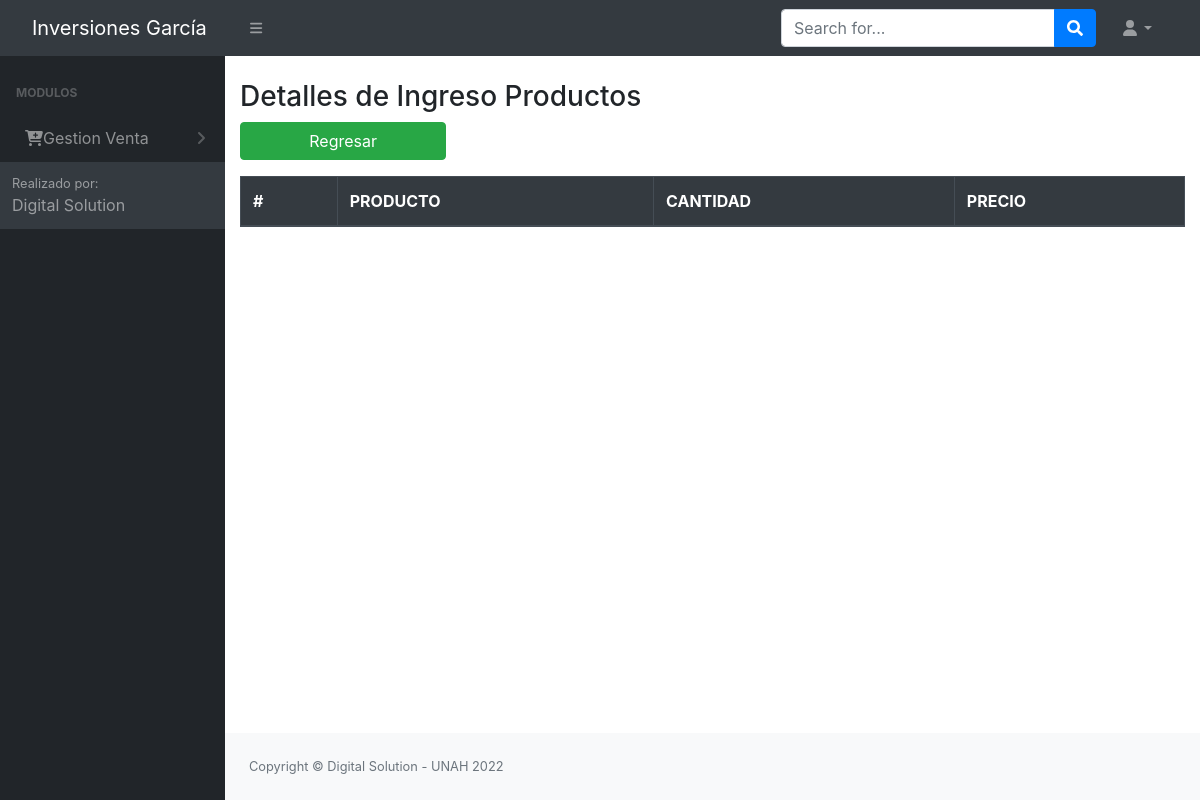
The app's page /src/vista_detalle_ingProd.php?id=6 (signed in), older data.
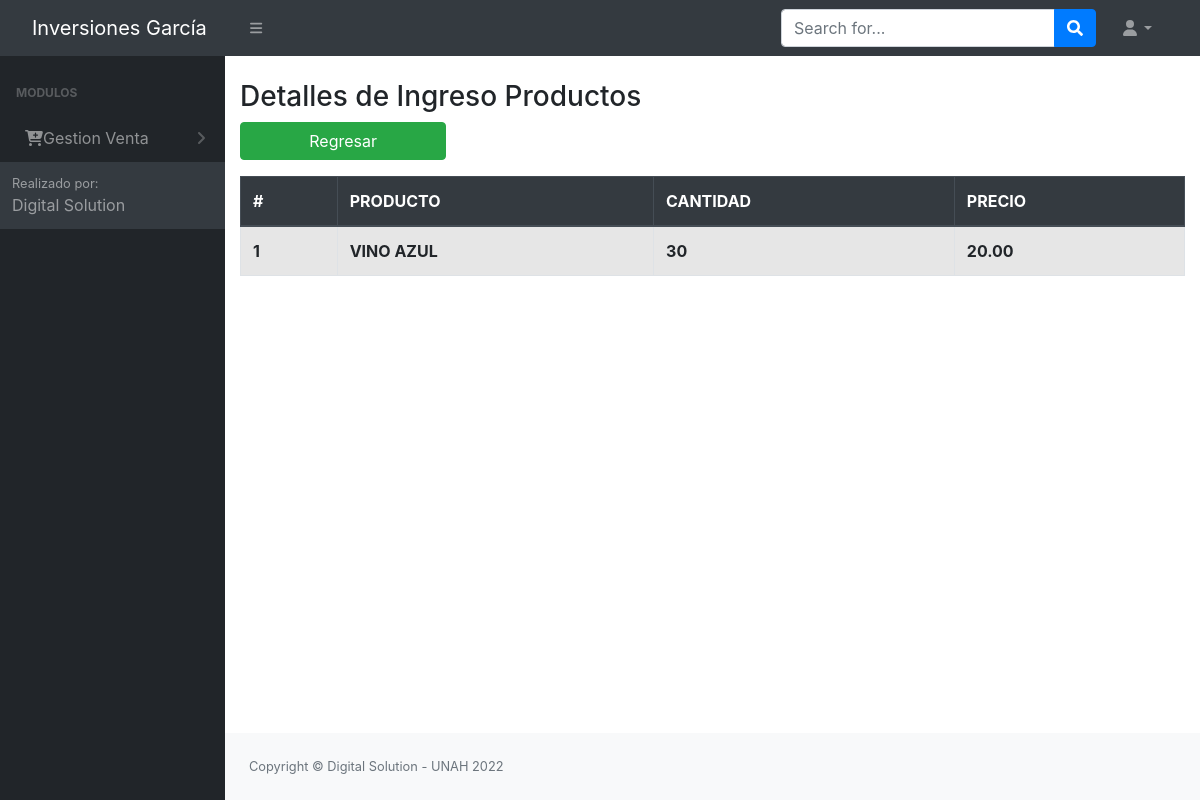
The same page, newer data.
### tables this page shows
CREATE TABLE `tbl_permisos` (
  `id_permiso` int(11) NOT NULL AUTO_INCREMENT,
  `id_rol` int(11) NOT NULL,
  `permiso_insercion` int(11) NOT NULL,
  `permiso_eliminacion` int(11) NOT NULL,
  `permiso_modificar` int(11) NOT NULL,
  `permiso_consultar` int(11) NOT NULL,
  `id_objeto` int(11) NOT NULL,
  `pdf` int(11) NOT NULL,
  PRIMARY KEY (`id_permiso`),
  KEY `id_objeto` (`id_objeto`),
  KEY `id_rol` (`id_rol`)
);

CREATE TABLE `tbl_modulos` (
  `id_objeto` int(11) NOT NULL AUTO_INCREMENT,
  `Objeto` varchar(100) NOT NULL,
  `descripcion_objeto` varchar(30) NOT NULL,
  `id_padre` int(11) NOT NULL,
  `URL` varchar(100) NOT NULL,
  PRIMARY KEY (`id_objeto`)
);

CREATE TABLE `tbl_detalle_ingreso_producto` (
  `id` int(11) NOT NULL AUTO_INCREMENT,
  `codproducto` int(11) NOT NULL,
  `id_ingreso` int(11) NOT NULL,
  `cantidad` int(11) NOT NULL,
  `precio` decimal(10,2) NOT NULL,
  PRIMARY KEY (`id`),
  KEY `id_ingreso` (`id_ingreso`),
  KEY `id_producto` (`codproducto`),
  KEY `codproducto` (`codproducto`)
);

CREATE TABLE `tbl_producto` (
  `codproducto` int(11) NOT NULL AUTO_INCREMENT,
  `id_categoria` int(11) NOT NULL,
  `id_tipo_producto` int(11) NOT NULL,
  `descripcion` varchar(200) NOT NULL,
  `precio_venta` decimal(10,2) NOT NULL,
  `existencia` int(11) NOT NULL,
  `cantidad_minima` int(11) NOT NULL,
  `cantidad_maxima` int(11) NOT NULL,
  `estado` int(11) NOT NULL DEFAULT 1,
  PRIMARY KEY (`codproducto`),
  KEY `id_categoria` (`id_categoria`,`id_tipo_producto`)
);

### config/conex.php (called while the page is built, shortened)
<?php
     function getConexion()
    {
        $db = new PDO('mysql:host=localhost:3306;dbname=bd_inversiones_garcia', 'root', '');
        return $db;
    }
?>

### modelos/modelo_principal.php (called while the page is built, shortened)
<?php
class ModeloPrincipal
{
    private $db;
    private $datos;
    public function __construct()
    {
        require_once '../config/conex.php';
        $this->db = getConexion();
    }
    public function insertargeneral($sql)
    {
        $this->db = getConexion();
        $resultado = $this->db->query($sql);
        if ($resultado) {
            return true;
        } else {
            return false;
        }
    }
    public function mostrargeneral($consulta)
    {
        $resu = $this->db->query($consulta);
        while ($filas = $resu->FETCHALL(PDO::FETCH_ASSOC)) {
            $this->datos[] = $filas;
        }
        return $this->datos;
    }
}

### controladores/controlador_detalle_IngProd.php (the view, shortened to what the changed rows need)
<?php
include_once '../modelos/modelo_principal.php';
class CompraContralador
{
    static public function mostrar($id)
    {
        $compras = new ModeloPrincipal();
        $matrizCompras = $compras->mostrargeneral("select tdc.*,tp.descripcion  from tbl_detalle_ingreso_producto tdc inner join tbl_producto tp on tdc.codproducto = tp.codproducto where tdc.id_ingreso = $id");
$i=1;
    foreach ($matrizCompras as $key => $value) {
            foreach ($value as $registro) {
                echo "<tr>";
                echo "<th>" . $i . "</th>";
                echo "<th>" . $registro['descripcion'] . "</th>";
                echo "<th>" . $registro['cantidad'] . "</th>";
                echo "<th>" . $registro['precio'] . "</th>";
                echo "</tr>";
             $i++;
            }
    }
    }
}

### Login/header.php (shortened to what the changed rows need)
<?php
include '../config/conn.php';
?>
<!DOCTYPE html>
<html lang="en">
    <head>
        <link href="https://cdn.jsdelivr.net/npm/simple-datatables@latest/dist/style.css" rel="stylesheet" />
        <link href="../dist/css/styles.css" rel="stylesheet" />
        <link rel="stylesheet" href="../Login/vendors/x/dist/notiflix-3.2.5.min.css" />
        <link rel="stylesheet" href="https://cdnjs.cloudflare.com/ajax/libs/twitter-bootstrap/4.1.3/css/bootstrap.css">
        <link rel="stylesheet" href="https://cdn.datatables.net/1.10.20/css/dataTables.bootstrap4.min.css">
        <link rel="stylesheet" type="text/css" href="assets/css/main.css">
        <link rel="stylesheet" type="text/css" href="assets/css/style.css">
        <link href="https://cdn.jsdelivr.net/npm/bootstrap@5.1.3/dist/css/bootstrap.min.css" rel="stylesheet">
        <link href="../dist/css/contenedor.css" rel="stylesheet" />
        <link href="../Login/vendors/bootstrap/dist/css/bootstrap.min.css" rel="stylesheet">
        <link rel="stylesheet" href="../Login/vendors/notiflix/dist/notiflix-3.2.5.min.css" />
        <link rel="stylesheet" href="https://cdnjs.cloudflare.com/ajax/libs/font-awesome/5.7.2/css/all.min.css" />
        <link rel="stylesheet" href="https://cdnjs.cloudflare.com/ajax/libs/simple-line-icons/2.4.1/css/simple-line-icons.css" />
        <link rel="stylesheet" href="https://cdn.datatables.net/1.10.19/css/jquery.dataTables.min.css" />
        <link rel="stylesheet" href="https://cdn.datatables.net/buttons/1.5.6/css/buttons.dataTables.min.css" />
    </head>
    <body class="sb-nav-fixed">
        <div id="layoutSidenav">
            <div id="layoutSidenav_nav">
                <nav class="sb-sidenav accordion sb-sidenav-dark" id="sidenavAccordion">
                    <div class="sb-sidenav-menu">
                        <div class="nav">
                            <div class="sb-sidenav-menu-heading">Modulos</div>
                            <?php
                            $rol = $_SESSION['rol'];
                            $result = mysqli_query($conn, "select * from tbl_modulos tm inner join tbl_permisos tp ON tm.ID_OBJETO = tp.ID_OBJETO where tm.ID_PADRE = 0 and tp.permiso_consultar = 1 and tp.ID_ROL = '$rol'"); ?>
                            <?php foreach ($result as $i) : ?>
                                <a class="nav-link collapsed" href="#" data-bs-toggle="collapse" data-bs-target="#pagesCollapsePersonas<?= $i['id_objeto'] ?>" aria-expanded="false" aria-controls="pagesCollapseError">
                                    &nbsp;&nbsp;<?= $i['Objeto'] ?>
                                    <div class="sb-sidenav-collapse-arrow"><i class="fas fa-angle-down"></i></div>
                                </a>
                            <?php endforeach; ?>
                    </div>
                </nav>
            </div>
            <div id="layoutSidenav_content"> <br>

Row changes from the older to the newer data that the page shows:
added tbl_detalle_ingreso_producto: tbl_producto.descripcion "VINO AZUL", cantidad "30", precio "20.00"
